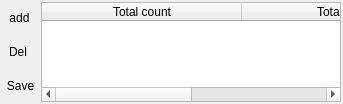
<?xml version="1.0" encoding="UTF-8"?>
<ui version="4.0">
 <class>TFileAttachmentWidget</class>
 <widget class="QWidget" name="TFileAttachmentWidget">
  <property name="geometry">
   <rect>
    <x>0</x>
    <y>0</y>
    <width>343</width>
    <height>104</height>
   </rect>
  </property>
  <property name="windowTitle">
   <string>Form</string>
  </property>
  <layout class="QGridLayout" name="gridLayout">
   <property name="margin">
    <number>2</number>
   </property>
   <property name="spacing">
    <number>2</number>
   </property>
   <item row="0" column="0">
    <widget class="QToolButton" name="addButton">
     <property name="minimumSize">
      <size>
       <width>32</width>
       <height>32</height>
      </size>
     </property>
     <property name="toolTip">
      <string>Allows to add new file to mail attachment</string>
     </property>
     <property name="text">
      <string>add</string>
     </property>
     <property name="iconSize">
      <size>
       <width>24</width>
       <height>24</height>
      </size>
     </property>
     <property name="autoRaise">
      <bool>true</bool>
     </property>
    </widget>
   </item>
   <item row="0" column="1" rowspan="3">
    <widget class="QTableWidget" name="attachmentTable">
     <property name="minimumSize">
      <size>
       <width>300</width>
       <height>45</height>
      </size>
     </property>
     <property name="contextMenuPolicy">
      <enum>Qt::ActionsContextMenu</enum>
     </property>
     <property name="showGrid">
      <bool>false</bool>
     </property>
     <property name="sortingEnabled">
      <bool>true</bool>
     </property>
     <property name="cornerButtonEnabled">
      <bool>false</bool>
     </property>
     <property name="columnCount">
      <number>2</number>
     </property>
     <attribute name="horizontalHeaderCascadingSectionResizes">
      <bool>true</bool>
     </attribute>
     <attribute name="horizontalHeaderDefaultSectionSize">
      <number>200</number>
     </attribute>
     <attribute name="horizontalHeaderShowSortIndicator" stdset="0">
      <bool>true</bool>
     </attribute>
     <attribute name="verticalHeaderVisible">
      <bool>false</bool>
     </attribute>
     <column>
      <property name="text">
       <string extracomment="Number of attachement items">Total count</string>
      </property>
     </column>
     <column>
      <property name="text">
       <string>Total size</string>
      </property>
     </column>
    </widget>
   </item>
   <item row="1" column="0">
    <widget class="QToolButton" name="delButton">
     <property name="minimumSize">
      <size>
       <width>32</width>
       <height>32</height>
      </size>
     </property>
     <property name="toolTip">
      <string>Allows to delete selected attachment items</string>
     </property>
     <property name="text">
      <string>Del</string>
     </property>
     <property name="iconSize">
      <size>
       <width>24</width>
       <height>24</height>
      </size>
     </property>
     <property name="autoRaise">
      <bool>true</bool>
     </property>
    </widget>
   </item>
   <item row="2" column="0">
    <widget class="QToolButton" name="saveButton">
     <property name="minimumSize">
      <size>
       <width>32</width>
       <height>32</height>
      </size>
     </property>
     <property name="toolTip">
      <string>Allows to save selected attachment items</string>
     </property>
     <property name="text">
      <string>Save</string>
     </property>
     <property name="iconSize">
      <size>
       <width>24</width>
       <height>24</height>
      </size>
     </property>
     <property name="autoRaise">
      <bool>true</bool>
     </property>
    </widget>
   </item>
  </layout>
  <action name="actionAdd">
   <property name="icon">
    <iconset resource="../Keyhotee.qrc">
     <normaloff>:/images/48x48/attachment_add.png</normaloff>:/images/48x48/attachment_add.png</iconset>
   </property>
   <property name="text">
    <string>Add</string>
   </property>
   <property name="toolTip">
    <string>Allows to add new file(s) to the emai's attachement</string>
   </property>
  </action>
  <action name="actionDel">
   <property name="icon">
    <iconset resource="../Keyhotee.qrc">
     <normaloff>:/images/48x48/attachment_remove.png</normaloff>:/images/48x48/attachment_remove.png</iconset>
   </property>
   <property name="text">
    <string>Del</string>
   </property>
   <property name="toolTip">
    <string>Allows to remove selected items from the email's attachment</string>
   </property>
   <property name="shortcut">
    <string>Del</string>
   </property>
   <property name="shortcutContext">
    <enum>Qt::WidgetWithChildrenShortcut</enum>
   </property>
  </action>
  <action name="actionSave">
   <property name="icon">
    <iconset resource="../Keyhotee.qrc">
     <normaloff>:/images/48x48/attachment_save.png</normaloff>:/images/48x48/attachment_save.png</iconset>
   </property>
   <property name="text">
    <string>Save</string>
   </property>
   <property name="toolTip">
    <string>Allows to save selected items from email's attachment</string>
   </property>
   <property name="shortcut">
    <string>Ctrl+Shift+S</string>
   </property>
   <property name="shortcutContext">
    <enum>Qt::WidgetWithChildrenShortcut</enum>
   </property>
  </action>
  <action name="actionSelectAll">
   <property name="text">
    <string>Select all</string>
   </property>
   <property name="toolTip">
    <string>Select all items in attachment</string>
   </property>
   <property name="shortcut">
    <string>Ctrl+A</string>
   </property>
   <property name="shortcutContext">
    <enum>Qt::WidgetWithChildrenShortcut</enum>
   </property>
  </action>
  <action name="actionRename">
   <property name="text">
    <string>Rename</string>
   </property>
   <property name="toolTip">
    <string>Allows to rename attached file</string>
   </property>
   <property name="shortcut">
    <string>F2</string>
   </property>
   <property name="shortcutContext">
    <enum>Qt::WidgetWithChildrenShortcut</enum>
   </property>
  </action>
  <zorder>delButton</zorder>
  <zorder>saveButton</zorder>
  <zorder>attachmentTable</zorder>
  <zorder>addButton</zorder>
 </widget>
 <resources>
  <include location="../Keyhotee.qrc"/>
 </resources>
 <connections>
  <connection>
   <sender>actionAdd</sender>
   <signal>triggered()</signal>
   <receiver>TFileAttachmentWidget</receiver>
   <slot>onAddTriggered()</slot>
   <hints>
    <hint type="sourcelabel">
     <x>-1</x>
     <y>-1</y>
    </hint>
    <hint type="destinationlabel">
     <x>171</x>
     <y>51</y>
    </hint>
   </hints>
  </connection>
  <connection>
   <sender>actionDel</sender>
   <signal>triggered()</signal>
   <receiver>TFileAttachmentWidget</receiver>
   <slot>onDelTriggered()</slot>
   <hints>
    <hint type="sourcelabel">
     <x>-1</x>
     <y>-1</y>
    </hint>
    <hint type="destinationlabel">
     <x>171</x>
     <y>51</y>
    </hint>
   </hints>
  </connection>
  <connection>
   <sender>actionSave</sender>
   <signal>triggered()</signal>
   <receiver>TFileAttachmentWidget</receiver>
   <slot>onSaveTriggered()</slot>
   <hints>
    <hint type="sourcelabel">
     <x>-1</x>
     <y>-1</y>
    </hint>
    <hint type="destinationlabel">
     <x>171</x>
     <y>51</y>
    </hint>
   </hints>
  </connection>
  <connection>
   <sender>attachmentTable</sender>
   <signal>itemSelectionChanged()</signal>
   <receiver>TFileAttachmentWidget</receiver>
   <slot>onAttachementTableSelectionChanged()</slot>
   <hints>
    <hint type="sourcelabel">
     <x>188</x>
     <y>51</y>
    </hint>
    <hint type="destinationlabel">
     <x>171</x>
     <y>51</y>
    </hint>
   </hints>
  </connection>
  <connection>
   <sender>actionSelectAll</sender>
   <signal>triggered()</signal>
   <receiver>attachmentTable</receiver>
   <slot>selectAll()</slot>
   <hints>
    <hint type="sourcelabel">
     <x>-1</x>
     <y>-1</y>
    </hint>
    <hint type="destinationlabel">
     <x>190</x>
     <y>51</y>
    </hint>
   </hints>
  </connection>
 </connections>
 <slots>
  <slot>onAddTriggered()</slot>
  <slot>onDelTriggered()</slot>
  <slot>onSaveTriggered()</slot>
  <slot>onAttachementTableSelectionChanged()</slot>
 </slots>
</ui>
